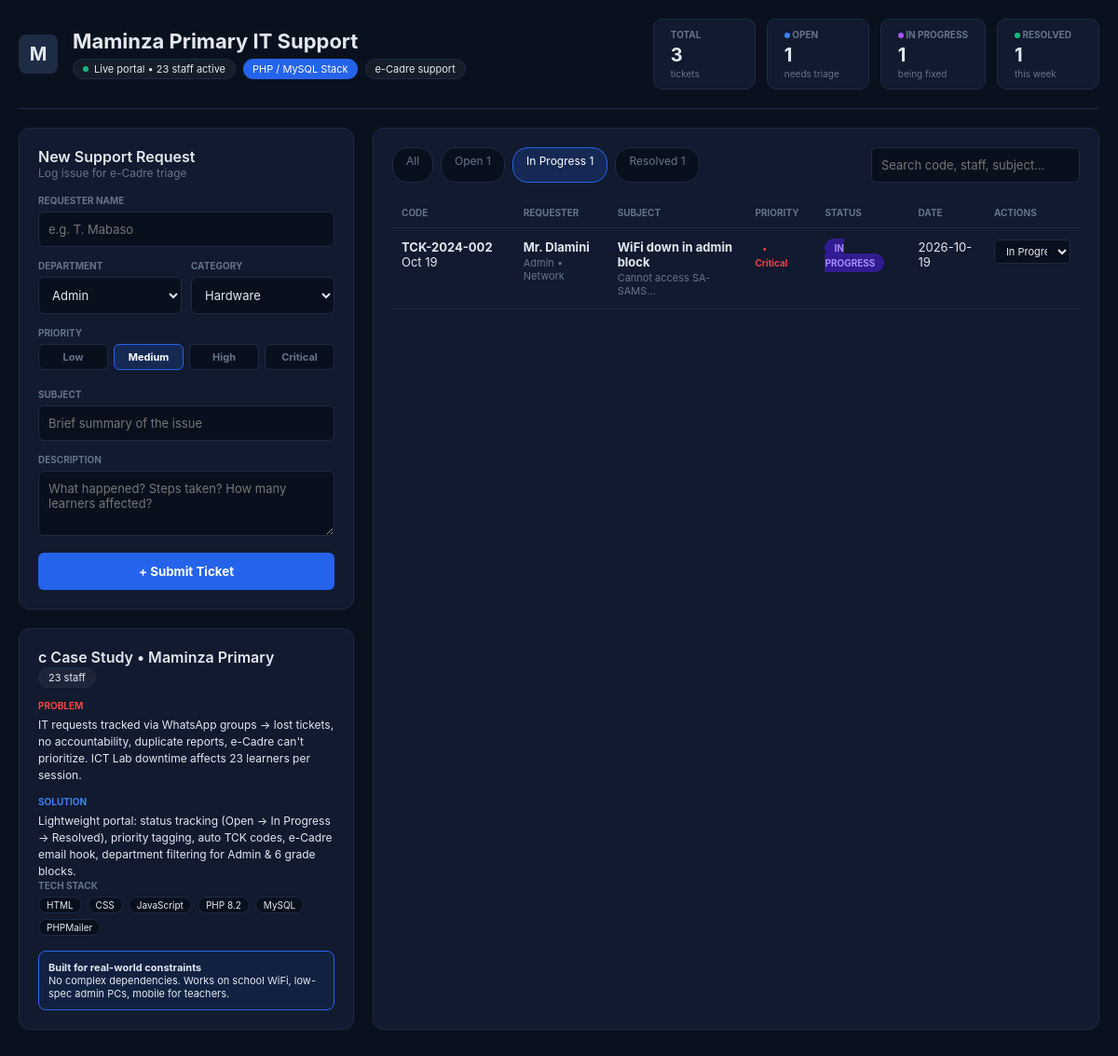
The app's page /?status=In Progress with its own data.
### tables this page shows
CREATE TABLE IF NOT EXISTS tickets (
  id INT AUTO_INCREMENT PRIMARY KEY,
  ticket_code VARCHAR(20) UNIQUE NOT NULL,
  requester_name VARCHAR(100) NOT NULL,
  department VARCHAR(100) NOT NULL,
  category ENUM('Hardware','Software','Network','Email','Printer','Other') NOT NULL,
  priority ENUM('Low','Medium','High','Critical') NOT NULL DEFAULT 'Medium',
  subject VARCHAR(255) NOT NULL,
  description TEXT NOT NULL,
  status ENUM('Open','In Progress','Resolved','Closed') NOT NULL DEFAULT 'Open',
  assigned_to VARCHAR(100) DEFAULT 'e-Cadre Support',
  created_at TIMESTAMP DEFAULT CURRENT_TIMESTAMP,
  updated_at TIMESTAMP DEFAULT CURRENT_TIMESTAMP ON UPDATE CURRENT_TIMESTAMP
);

### index.php (the view, shortened to what this page needs)
<?php
require 'config.php';
$stmt = $pdo->query("SELECT status, COUNT(*) as c FROM tickets GROUP BY status");
$stats = $stmt->fetchAll(PDO::FETCH_KEY_PAIR);
$total = array_sum($stats);
$statusFilter = $_GET['status'] ?? '';
$searchQuery = $_GET['search'] ?? '';
$sql = "SELECT * FROM tickets WHERE status != 'Closed'";
$params = [];
if ($statusFilter === 'Closed') {
    $sql = "SELECT * FROM tickets WHERE status = 'Closed'";
} elseif ($statusFilter) {
    $sql = "SELECT * FROM tickets WHERE status = ?";
    $params[] = $statusFilter;
}
$sql .= " ORDER BY created_at DESC";
$stmt = $pdo->prepare($sql);
$stmt->execute($params);
$tickets = $stmt->fetchAll();
?>
<!DOCTYPE html>
<html lang="en">
<head>
    <link rel="stylesheet" href="style.css">
</head>
<body>
    <div class="dashboard-wrapper">
        <header class="dashboard-header">
            <div class="header-brand">
                <div class="logo-box">M</div>
                <div>
                    <h1>Maminza Primary IT Support</h1>
                    <div class="badges">
                        <span class="badge-pill active"><span class="dot green"></span> Live portal • 23 staff active</span>
                        <span class="badge-pill blue">PHP / MySQL Stack</span>
                        <span class="badge-pill outline">e-Cadre support</span>
                    </div>
                </div>
            </div>
            <div class="header-stats">
                <div class="stat-card">
                    <span class="label">TOTAL</span>
                    <span class="value"><?= $total ?></span>
                    <span class="subtext">tickets</span>
                </div>
                <div class="stat-card">
                    <span class="label"><span class="dot blue"></span> OPEN</span>
                    <span class="value"><?= $stats['Open'] ?? 0 ?></span>
                    <span class="subtext">needs triage</span>
                </div>
                <div class="stat-card">
                    <span class="label"><span class="dot purple"></span> IN PROGRESS</span>
                    <span class="value"><?= $stats['In Progress'] ?? 0 ?></span>
                    <span class="subtext">being fixed</span>
                </div>
                <div class="stat-card">
                    <span class="label"><span class="dot green"></span> RESOLVED</span>
                    <span class="value"><?= $stats['Resolved'] ?? 0 ?></span>
                    <span class="subtext">this week</span>
                </div>
            </div>
        </header>
        <main class="dashboard-grid">
            <aside class="left-column">
                <section class="card-panel">
                    <div class="panel-header">
                        <div>
                            <h2>New Support Request</h2>
                            <p class="subtitle">Log issue for e-Cadre triage</p>
                        </div>
                    </div>
                    <form method="POST" class="ticket-form">
                        <div class="form-group">
                            <label>REQUESTER NAME</label>
                            <input type="text" name="name" placeholder="e.g. T. Mabaso" required>
                        </div>
                        <div class="form-row">
                            <div class="form-group">
                                <label>DEPARTMENT</label>
                                <select name="dept" required>
                                    <option value="Admin">Admin</option>
                                </select>
                            </div>
                            <div class="form-group">
                                <label>CATEGORY</label>
                                <select name="category" required>
                                    <option value="Hardware">Hardware</option>
                                </select>
                            </div>
                        </div>
                        <div class="form-group">
                            <label>PRIORITY</label>
                            <div class="priority-selector">
                                <label><input type="radio" name="priority" value="Low"> <span>Low</span></label>
                                <label><input type="radio" name="priority" value="Medium" checked> <span>Medium</span></label>
                                <label><input type="radio" name="priority" value="High"> <span>High</span></label>
                                <label><input type="radio" name="priority" value="Critical"> <span>Critical</span></label>
                            </div>
                        </div>
                        <div class="form-group">
                            <label>SUBJECT</label>
                            <input type="text" name="subject" placeholder="Brief summary of the issue" required>
                        </div>
                        <div class="form-group">
                            <label>DESCRIPTION</label>
                            <textarea name="desc" rows="3" placeholder="What happened? Steps taken? How many learners affected?" required></textarea>
                        </div>
                        <button type="submit" class="btn primary-btn">+ Submit Ticket</button>
                    </form>
                </section>
                <section class="card-panel case-study">
                    <div class="panel-header">
                        <h3><span class="icon">c</span> Case Study • Maminza Primary</h3>
                        <span class="badge-pill outline">23 staff</span>
                    </div>
                    <div class="timeline-item problem">
                        <strong class="title red">PROBLEM</strong>
                        <p>IT requests tracked via WhatsApp groups → lost tickets, no accountability, duplicate reports, e-Cadre can't prioritize. ICT Lab downtime affects 23 learners per session.</p>
                    </div>
                    <div class="timeline-item solution">
                        <strong class="title blue">SOLUTION</strong>
                        <p>Lightweight portal: status tracking (Open → In Progress → Resolved), priority tagging, auto TCK codes, e-Cadre email hook, department filtering for Admin & 6 grade blocks.</p>
                    </div>
                    <div class="tech-stack-section">
                        <strong class="title gray">TECH STACK</strong>
                        <div class="chips">
                            <span>HTML</span><span>CSS</span><span>JavaScript</span><span>PHP 8.2</span><span>MySQL</span><span>PHPMailer</span>
                        </div>
                    </div>
                    <div class="callout-box">
                        <strong>Built for real-world constraints</strong>
                        <p>No complex dependencies. Works on school WiFi, low-spec admin PCs, mobile for teachers.</p>
                    </div>
                </section>
            </aside>
            <section class="right-column card-panel">
                <div class="table-header">
                    <div class="filter-chips">
                        <a href="index.php" class="chip <?= !$statusFilter ? 'active' : '' ?>">All</a>
                        <a href="?status=Open" class="chip <?= $statusFilter === 'Open' ? 'active' : '' ?>">Open <?= isset($stats['Open']) ? $stats['Open'] : 0 ?></a>
                        <a href="?status=In Progress" class="chip <?= $statusFilter === 'In Progress' ? 'active' : '' ?>">In Progress <?= isset($stats['In Progress']) ? $stats['In Progress'] : 0 ?></a>
                        <a href="?status=Resolved" class="chip <?= $statusFilter === 'Resolved' ? 'active' : '' ?>">Resolved <?= isset($stats['Resolved']) ? $stats['Resolved'] : 0 ?></a>
                    </div>
                    <form method="GET" class="search-form">
                        <input type="text" name="search" placeholder="Search code, staff, subject..." value="<?= htmlspecialchars($searchQuery) ?>">
                    </form>
                </div>
                <div class="table-responsive">
                    <table>
                        <thead>
                            <tr>
                                <th>CODE</th>
                                <th>REQUESTER</th>
                                <th>SUBJECT</th>
                                <th>PRIORITY</th>
                                <th>STATUS</th>
                                <th>DATE</th>
                                <th>ACTIONS</th>
                            </tr>
                        </thead>
                        <tbody>
                            <?php if(empty($tickets)): ?>
                                <tr>
                                    <td colspan="7" class="text-center">No tickets found.</td>
                                </tr>
                            <?php else: ?>
                                <?php foreach($tickets as $t): ?>
                                    <tr>
                                        <td class="code-cell">
                                            <strong><?= htmlspecialchars($t['ticket_code']) ?></strong>
                                            <span class="time-ago"><?= date('M d', strtotime($t['created_at'])) ?></span>
                                        </td>
                                        <td>
                                            <strong><?= htmlspecialchars($t['requester_name']) ?></strong>
                                            <div class="subtext"><?= htmlspecialchars($t['department']) ?> • <?= htmlspecialchars($t['category']) ?></div>
                                        </td>
                                        <td>
                                            <strong><?= htmlspecialchars($t['subject']) ?></strong>
                                            <div class="subtext"><?= htmlspecialchars(substr($t['description'], 0, 40)) ?>...</div>
                                        </td>
                                        <td>
                                            <span class="priority-badge priority-<?= strtolower($t['priority']) ?>">
                                                • <?= htmlspecialchars($t['priority']) ?>
                                            </span>
                                        </td>
                                        <td>
                                            <span class="status-badge status-<?= str_replace(' ', '-', strtolower($t['status'])) ?>">
                                                <?= htmlspecialchars($t['status']) ?>
                                            </span>
                                        </td>
                                        <td><?= date('Y-m-d', strtotime($t['created_at'])) ?></td>
                                        <td>
                                            <form method="POST" style="display:inline-block;">
                                                <select name="status" onchange="this.form.submit()" class="status-dropdown">
                                                    <option value="In Progress" <?= $t['status'] === 'In Progress' ? 'selected' : '' ?>>In Progress</option>
                                                </select>
                                            </form>
                                        </td>
                                    </tr>
                                <?php endforeach; ?>
                            <?php endif; ?>
                        </tbody>
                    </table>
                </div>
            </section>
        </main>
    </div>
</body>
</html>

### records on screen
tickets: ticket_code "TCK-2024-002", created_at "Oct 19", requester_name "Mr. Dlamini", department "Admin", category "Network", subject "WiFi down in admin block", description "Cannot access SA-SAMS", priority "Critical", status "IN PROGRESS", created_at "2026-10-19", status "In Progress"

### other values on screen
$total "3"
$stats['Open'] "1"
$stats['In Progress'] "1"
$stats['Resolved'] "1"
